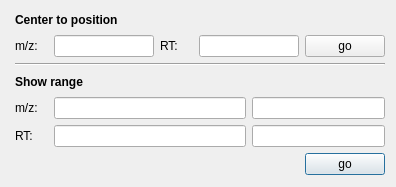
<ui version="4.0" stdsetdef="1" >
  <author></author>
  <comment></comment>
  <exportmacro></exportmacro>
  <class>Spectrum2DGoToDialogTemplate</class>
  <widget class="QDialog" name="Spectrum2DGoToDialogTemplate" >
    <property name="geometry" >
      <rect>
        <x>0</x>
        <y>0</y>
        <width>396</width>
        <height>187</height>
      </rect>
    </property>
    <property name="windowTitle" >
      <string>go to</string>
    </property>
    <widget class="QWidget" name="layout3" >
      <property name="geometry" >
        <rect>
          <x>15</x>
          <y>10</y>
          <width>370</width>
          <height>165</height>
        </rect>
      </property>
      <layout class="QGridLayout" >
        <property name="margin" >
          <number>0</number>
        </property>
        <item rowspan="1" row="4" column="1" colspan="3" >
          <widget class="QLineEdit" name="minXLineEdit" >
            <property name="maximumSize" >
              <size>
                <width>300</width>
                <height>32767</height>
              </size>
            </property>
          </widget>
        </item>
        <item rowspan="1" row="4" column="4" colspan="2" >
          <widget class="QLineEdit" name="maxXLineEdit" >
            <property name="maximumSize" >
              <size>
                <width>300</width>
                <height>32767</height>
              </size>
            </property>
          </widget>
        </item>
        <item rowspan="1" row="2" column="0" colspan="6" >
          <widget class="Line" name="line3" >
            <property name="frameShape" >
              <enum>QFrame::HLine</enum>
            </property>
            <property name="frameShadow" >
              <enum>QFrame::Sunken</enum>
            </property>
          </widget>
        </item>
        <item row="4" column="0" >
          <widget class="QLabel" name="textLabel1_2" >
            <property name="text" >
              <string>m/z:</string>
            </property>
            <property name="wordWrap" >
              <bool>false</bool>
            </property>
          </widget>
        </item>
        <item rowspan="1" row="5" column="4" colspan="2" >
          <widget class="QLineEdit" name="maxYLineEdit" >
            <property name="maximumSize" >
              <size>
                <width>300</width>
                <height>32767</height>
              </size>
            </property>
          </widget>
        </item>
        <item rowspan="1" row="1" column="3" colspan="2" >
          <widget class="QLineEdit" name="centerPositionYLineEdit" >
            <property name="sizePolicy" >
              <sizepolicy>
                <hsizetype>3</hsizetype>
                <vsizetype>0</vsizetype>
                <horstretch>0</horstretch>
                <verstretch>0</verstretch>
              </sizepolicy>
            </property>
            <property name="maximumSize" >
              <size>
                <width>100</width>
                <height>32767</height>
              </size>
            </property>
          </widget>
        </item>
        <item row="1" column="2" >
          <widget class="QLabel" name="textLabel1_3" >
            <property name="text" >
              <string>RT:</string>
            </property>
            <property name="wordWrap" >
              <bool>false</bool>
            </property>
          </widget>
        </item>
        <item row="5" column="0" >
          <widget class="QLabel" name="textLabel2_3" >
            <property name="text" >
              <string>RT:</string>
            </property>
            <property name="wordWrap" >
              <bool>false</bool>
            </property>
          </widget>
        </item>
        <item row="1" column="1" >
          <widget class="QLineEdit" name="centerPositionXLineEdit" >
            <property name="sizePolicy" >
              <sizepolicy>
                <hsizetype>3</hsizetype>
                <vsizetype>0</vsizetype>
                <horstretch>0</horstretch>
                <verstretch>0</verstretch>
              </sizepolicy>
            </property>
            <property name="maximumSize" >
              <size>
                <width>100</width>
                <height>32767</height>
              </size>
            </property>
          </widget>
        </item>
        <item row="6" column="5" >
          <widget class="QPushButton" name="setVisibleAreaButton" >
            <property name="text" >
              <string>go</string>
            </property>
          </widget>
        </item>
        <item rowspan="1" row="5" column="1" colspan="3" >
          <widget class="QLineEdit" name="minYLineEdit" >
            <property name="maximumSize" >
              <size>
                <width>300</width>
                <height>32767</height>
              </size>
            </property>
          </widget>
        </item>
        <item row="1" column="0" >
          <widget class="QLabel" name="textLabel1" >
            <property name="text" >
              <string>m/z:</string>
            </property>
            <property name="wordWrap" >
              <bool>false</bool>
            </property>
          </widget>
        </item>
        <item rowspan="1" row="0" column="0" colspan="6" >
          <widget class="QLabel" name="textLabel2" >
            <property name="font" >
              <font>
                <bold>true</bold>
              </font>
            </property>
            <property name="text" >
              <string>Center to position</string>
            </property>
            <property name="wordWrap" >
              <bool>false</bool>
            </property>
          </widget>
        </item>
        <item row="1" column="5" >
          <widget class="QPushButton" name="gotoButton" >
            <property name="text" >
              <string>go</string>
            </property>
          </widget>
        </item>
        <item rowspan="1" row="3" column="0" colspan="6" >
          <widget class="QLabel" name="textLabel2_2" >
            <property name="font" >
              <font>
                <bold>true</bold>
              </font>
            </property>
            <property name="text" >
              <string>Show range</string>
            </property>
            <property name="wordWrap" >
              <bool>false</bool>
            </property>
          </widget>
        </item>
      </layout>
    </widget>
  </widget>
  <layoutdefault spacing="6" margin="11" />
  
  <tabstops>
    <tabstop>centerPositionXLineEdit</tabstop>
    <tabstop>centerPositionYLineEdit</tabstop>
    <tabstop>gotoButton</tabstop>
    <tabstop>minXLineEdit</tabstop>
    <tabstop>maxXLineEdit</tabstop>
    <tabstop>minYLineEdit</tabstop>
    <tabstop>maxYLineEdit</tabstop>
    <tabstop>setVisibleAreaButton</tabstop>
  </tabstops>
  <connections>
    <connection>
      <sender>gotoButton</sender>
      <signal>clicked()</signal>
      <receiver>Spectrum2DGoToDialogTemplate</receiver>
      <slot>gotoButton_clicked()</slot>
    </connection>
    <connection>
      <sender>setVisibleAreaButton</sender>
      <signal>clicked()</signal>
      <receiver>Spectrum2DGoToDialogTemplate</receiver>
      <slot>setVisibleAreaButton_clicked()</slot>
    </connection>
    <connection>
      <sender>centerPositionXLineEdit</sender>
      <signal>returnPressed()</signal>
      <receiver>Spectrum2DGoToDialogTemplate</receiver>
      <slot>gotoButton_clicked()</slot>
    </connection>
    <connection>
      <sender>centerPositionYLineEdit</sender>
      <signal>returnPressed()</signal>
      <receiver>Spectrum2DGoToDialogTemplate</receiver>
      <slot>gotoButton_clicked()</slot>
    </connection>
    <connection>
      <sender>minXLineEdit</sender>
      <signal>returnPressed()</signal>
      <receiver>Spectrum2DGoToDialogTemplate</receiver>
      <slot>setVisibleAreaButton_clicked()</slot>
    </connection>
    <connection>
      <sender>maxXLineEdit</sender>
      <signal>returnPressed()</signal>
      <receiver>Spectrum2DGoToDialogTemplate</receiver>
      <slot>setVisibleAreaButton_clicked()</slot>
    </connection>
    <connection>
      <sender>maxYLineEdit</sender>
      <signal>returnPressed()</signal>
      <receiver>Spectrum2DGoToDialogTemplate</receiver>
      <slot>setVisibleAreaButton_clicked()</slot>
    </connection>
    <connection>
      <sender>minYLineEdit</sender>
      <signal>returnPressed()</signal>
      <receiver>Spectrum2DGoToDialogTemplate</receiver>
      <slot>setVisibleAreaButton_clicked()</slot>
    </connection>
  </connections>
</ui>
